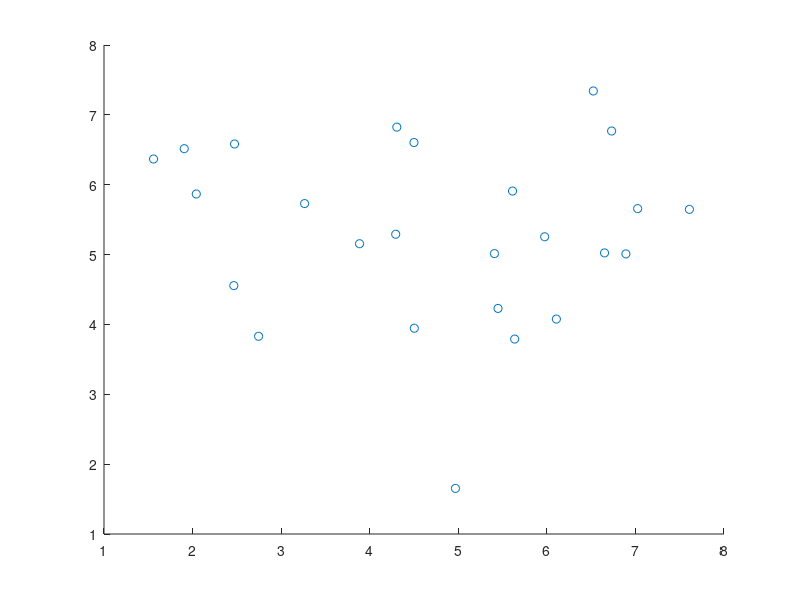

The MATLAB source for this figure: (Note: this script raises an error after producing the figure.)
%GENERATE DATA
n = 25;
data = zeros(n,2);

%Creates random independent data
for i = 1:n
    data(i,1) = normrnd(5,2);
    data(i,2) = normrnd(5,2);
end


%scatterplot of data
scatter(data(:,1),data(:,2));

%set number of nearest neighbours
k = 3;

%determines which point: p is the closest
dist = zeros(n,1);
dist(:,1) = sqrt((data(:,1)-data(1,1)).^2 + (data(:,2)-data(1,2)).^2);
dist(dist==0) = nan;
[mindist,p] = mink(dist,k);

%determines epsilon values of nearest neighbour
ep = zeros(k,2);
for i = 1:k
    ep(i,1) = abs(data(p(i),1) - data(1,1));
    ep(i,2) = abs(data(p(i),2) - data(1,2));
end
epx = max(ep(:,1));
epy = max(ep(:,2));

%count up nx
nx = 0;
ub = data(1,1) + epx;  %bounds
lb = data(1,1) - epx;
for i = 1:n
    if i ~= 1
        if lb < data(i,1) && data(i,1) < ub
            nx = nx + 1;
        end
    end
end
xline(ub);
xline(lb);

%count up ny
ny = 0;
ub = data(1,2) + epy; %changes bounds for y
lb = data(1,2) - epy;
for i = 1:n
    if i ~= 1
        if lb < data(i,2) && data(i,2) < ub
            ny = ny + 1;
        end
    end
end
yline(ub);
yline(lb);
axis equal;
